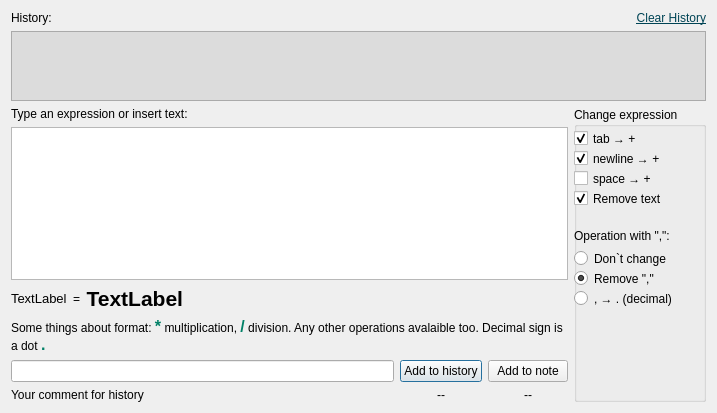
<?xml version="1.0" encoding="UTF-8"?>
<ui version="4.0">
 <class>Dialog</class>
 <widget class="QDialog" name="Dialog">
  <property name="geometry">
   <rect>
    <x>0</x>
    <y>0</y>
    <width>717</width>
    <height>413</height>
   </rect>
  </property>
  <property name="windowTitle">
   <string>RelaCalc</string>
  </property>
  <property name="windowIcon">
   <iconset resource="../../resources/resources.qrc">
    <normaloff>:/newPrefix/icons/window_icons/calculator.svg</normaloff>:/newPrefix/icons/window_icons/calculator.svg</iconset>
  </property>
  <layout class="QVBoxLayout" name="verticalLayout">
   <item>
    <layout class="QHBoxLayout" name="horizontalLayout_2">
     <item>
      <widget class="QLabel" name="label_5">
       <property name="text">
        <string>History:</string>
       </property>
      </widget>
     </item>
     <item>
      <widget class="QLabel" name="labelClearHistory">
       <property name="font">
        <font>
         <underline>false</underline>
        </font>
       </property>
       <property name="cursor">
        <cursorShape>PointingHandCursor</cursorShape>
       </property>
       <property name="layoutDirection">
        <enum>Qt::LeftToRight</enum>
       </property>
       <property name="text">
        <string>&lt;html&gt;&lt;head/&gt;&lt;body&gt;&lt;p&gt;&lt;a href=&quot;clear_history&quot;&gt;&lt;span style=&quot; text-decoration: underline; color:#004455;&quot;&gt;Clear History&lt;/span&gt;&lt;/a&gt;&lt;/p&gt;&lt;/body&gt;&lt;/html&gt;</string>
       </property>
       <property name="alignment">
        <set>Qt::AlignRight|Qt::AlignTrailing|Qt::AlignVCenter</set>
       </property>
      </widget>
     </item>
    </layout>
   </item>
   <item>
    <widget class="QTextBrowser" name="textBrowser">
     <property name="styleSheet">
      <string notr="true">background-color: rgb(220, 220, 220);</string>
     </property>
    </widget>
   </item>
   <item>
    <layout class="QHBoxLayout" name="horizontalLayout_4">
     <property name="spacing">
      <number>6</number>
     </property>
     <property name="leftMargin">
      <number>0</number>
     </property>
     <property name="topMargin">
      <number>0</number>
     </property>
     <property name="rightMargin">
      <number>0</number>
     </property>
     <property name="bottomMargin">
      <number>0</number>
     </property>
     <item>
      <layout class="QVBoxLayout" name="verticalLayout_5">
       <property name="leftMargin">
        <number>0</number>
       </property>
       <property name="topMargin">
        <number>0</number>
       </property>
       <property name="rightMargin">
        <number>0</number>
       </property>
       <property name="bottomMargin">
        <number>0</number>
       </property>
       <item>
        <widget class="QLabel" name="label">
         <property name="text">
          <string>Type an expression or insert text:</string>
         </property>
        </widget>
       </item>
       <item>
        <widget class="QTextEdit" name="textEdit">
         <property name="font">
          <font>
           <pointsize>16</pointsize>
          </font>
         </property>
         <property name="acceptRichText">
          <bool>false</bool>
         </property>
        </widget>
       </item>
       <item>
        <layout class="QHBoxLayout" name="horizontalLayout">
         <property name="bottomMargin">
          <number>0</number>
         </property>
         <item>
          <widget class="QLabel" name="labelFormula">
           <property name="font">
            <font>
             <pointsize>10</pointsize>
            </font>
           </property>
           <property name="text">
            <string>TextLabel</string>
           </property>
          </widget>
         </item>
         <item>
          <widget class="QLabel" name="label_2">
           <property name="text">
            <string>=</string>
           </property>
           <property name="alignment">
            <set>Qt::AlignLeading|Qt::AlignLeft|Qt::AlignVCenter</set>
           </property>
          </widget>
         </item>
         <item>
          <widget class="QLabel" name="labelResult">
           <property name="font">
            <font>
             <pointsize>16</pointsize>
             <weight>75</weight>
             <bold>true</bold>
            </font>
           </property>
           <property name="cursor">
            <cursorShape>IBeamCursor</cursorShape>
           </property>
           <property name="styleSheet">
            <string notr="true"/>
           </property>
           <property name="text">
            <string>&lt;html&gt;&lt;head/&gt;&lt;body&gt;&lt;p&gt;&lt;span style=&quot; color:#000000;&quot;&gt;TextLabel&lt;/span&gt;&lt;/p&gt;&lt;/body&gt;&lt;/html&gt;</string>
           </property>
           <property name="alignment">
            <set>Qt::AlignRight|Qt::AlignTrailing|Qt::AlignVCenter</set>
           </property>
           <property name="textInteractionFlags">
            <set>Qt::LinksAccessibleByMouse|Qt::TextSelectableByMouse</set>
           </property>
          </widget>
         </item>
         <item>
          <spacer name="horizontalSpacer">
           <property name="orientation">
            <enum>Qt::Horizontal</enum>
           </property>
           <property name="sizeHint" stdset="0">
            <size>
             <width>40</width>
             <height>20</height>
            </size>
           </property>
          </spacer>
         </item>
        </layout>
       </item>
       <item>
        <widget class="QLabel" name="label_3">
         <property name="text">
          <string>&lt;html&gt;&lt;head/&gt;&lt;body&gt;&lt;p&gt;Some things about format: &lt;span style=&quot; font-size:12pt; font-weight:600; color:#008066;&quot;&gt;*&lt;/span&gt; multiplication, &lt;span style=&quot; font-size:12pt; font-weight:600; color:#008066;&quot;&gt;/&lt;/span&gt; division. Any other operations avalaible too. Decimal sign is a dot &lt;span style=&quot; font-size:12pt; font-weight:600; color:#008066;&quot;&gt;.&lt;/span&gt;&lt;/p&gt;&lt;/body&gt;&lt;/html&gt;</string>
         </property>
         <property name="wordWrap">
          <bool>true</bool>
         </property>
        </widget>
       </item>
       <item>
        <layout class="QHBoxLayout" name="horizontalLayout_3">
         <property name="spacing">
          <number>6</number>
         </property>
         <property name="topMargin">
          <number>0</number>
         </property>
         <property name="rightMargin">
          <number>0</number>
         </property>
         <property name="bottomMargin">
          <number>0</number>
         </property>
         <item>
          <layout class="QVBoxLayout" name="verticalLayout_2">
           <property name="topMargin">
            <number>0</number>
           </property>
           <property name="bottomMargin">
            <number>0</number>
           </property>
           <item>
            <widget class="QLineEdit" name="lineEdit_2"/>
           </item>
           <item>
            <widget class="QLabel" name="labelComment">
             <property name="text">
              <string>Your comment for history</string>
             </property>
            </widget>
           </item>
          </layout>
         </item>
         <item>
          <layout class="QVBoxLayout" name="verticalLayout_3">
           <property name="leftMargin">
            <number>0</number>
           </property>
           <item>
            <widget class="QPushButton" name="pushButton">
             <property name="text">
              <string>Add to history</string>
             </property>
            </widget>
           </item>
           <item>
            <widget class="QLabel" name="label_6">
             <property name="text">
              <string>--</string>
             </property>
             <property name="alignment">
              <set>Qt::AlignCenter</set>
             </property>
            </widget>
           </item>
          </layout>
         </item>
         <item>
          <layout class="QVBoxLayout" name="verticalLayout_4">
           <property name="leftMargin">
            <number>0</number>
           </property>
           <item>
            <widget class="QPushButton" name="buttonAdd_to_note">
             <property name="text">
              <string>Add to note</string>
             </property>
            </widget>
           </item>
           <item>
            <widget class="QLabel" name="label_7">
             <property name="text">
              <string>--</string>
             </property>
             <property name="alignment">
              <set>Qt::AlignCenter</set>
             </property>
            </widget>
           </item>
          </layout>
         </item>
        </layout>
       </item>
      </layout>
     </item>
     <item>
      <widget class="QGroupBox" name="groupBox">
       <property name="minimumSize">
        <size>
         <width>0</width>
         <height>0</height>
        </size>
       </property>
       <property name="title">
        <string>Change expression</string>
       </property>
       <property name="flat">
        <bool>false</bool>
       </property>
       <property name="checkable">
        <bool>false</bool>
       </property>
       <widget class="QCheckBox" name="chbTabToPlus">
        <property name="geometry">
         <rect>
          <x>0</x>
          <y>20</y>
          <width>151</width>
          <height>23</height>
         </rect>
        </property>
        <property name="text">
         <string>tab → +</string>
        </property>
        <property name="checked">
         <bool>true</bool>
        </property>
       </widget>
       <widget class="QCheckBox" name="chbNewlineToPlus">
        <property name="geometry">
         <rect>
          <x>0</x>
          <y>40</y>
          <width>151</width>
          <height>23</height>
         </rect>
        </property>
        <property name="text">
         <string>newline → +</string>
        </property>
        <property name="checked">
         <bool>true</bool>
        </property>
       </widget>
       <widget class="QCheckBox" name="chbSpaceToPlus">
        <property name="geometry">
         <rect>
          <x>0</x>
          <y>60</y>
          <width>151</width>
          <height>23</height>
         </rect>
        </property>
        <property name="text">
         <string>space → +</string>
        </property>
       </widget>
       <widget class="QLabel" name="label_4">
        <property name="geometry">
         <rect>
          <x>0</x>
          <y>120</y>
          <width>151</width>
          <height>18</height>
         </rect>
        </property>
        <property name="text">
         <string>Operation with &quot;,&quot;:</string>
        </property>
       </widget>
       <widget class="QCheckBox" name="chbRemoveText">
        <property name="geometry">
         <rect>
          <x>0</x>
          <y>80</y>
          <width>151</width>
          <height>23</height>
         </rect>
        </property>
        <property name="text">
         <string>Remove text</string>
        </property>
        <property name="checked">
         <bool>true</bool>
        </property>
       </widget>
       <widget class="QRadioButton" name="rbDontChangeDecimalPoint">
        <property name="geometry">
         <rect>
          <x>0</x>
          <y>140</y>
          <width>151</width>
          <height>23</height>
         </rect>
        </property>
        <property name="text">
         <string>Don`t change</string>
        </property>
        <property name="checked">
         <bool>false</bool>
        </property>
       </widget>
       <widget class="QRadioButton" name="rbRemoveDecimalPoint">
        <property name="geometry">
         <rect>
          <x>0</x>
          <y>160</y>
          <width>151</width>
          <height>23</height>
         </rect>
        </property>
        <property name="text">
         <string>Remove &quot;,&quot;</string>
        </property>
        <property name="checked">
         <bool>true</bool>
        </property>
       </widget>
       <widget class="QRadioButton" name="rbDecimalPointMakeDot">
        <property name="geometry">
         <rect>
          <x>0</x>
          <y>180</y>
          <width>151</width>
          <height>23</height>
         </rect>
        </property>
        <property name="text">
         <string>, → . (decimal)</string>
        </property>
       </widget>
      </widget>
     </item>
    </layout>
   </item>
  </layout>
 </widget>
 <resources>
  <include location="../../resources/resources.qrc"/>
 </resources>
 <connections/>
</ui>
